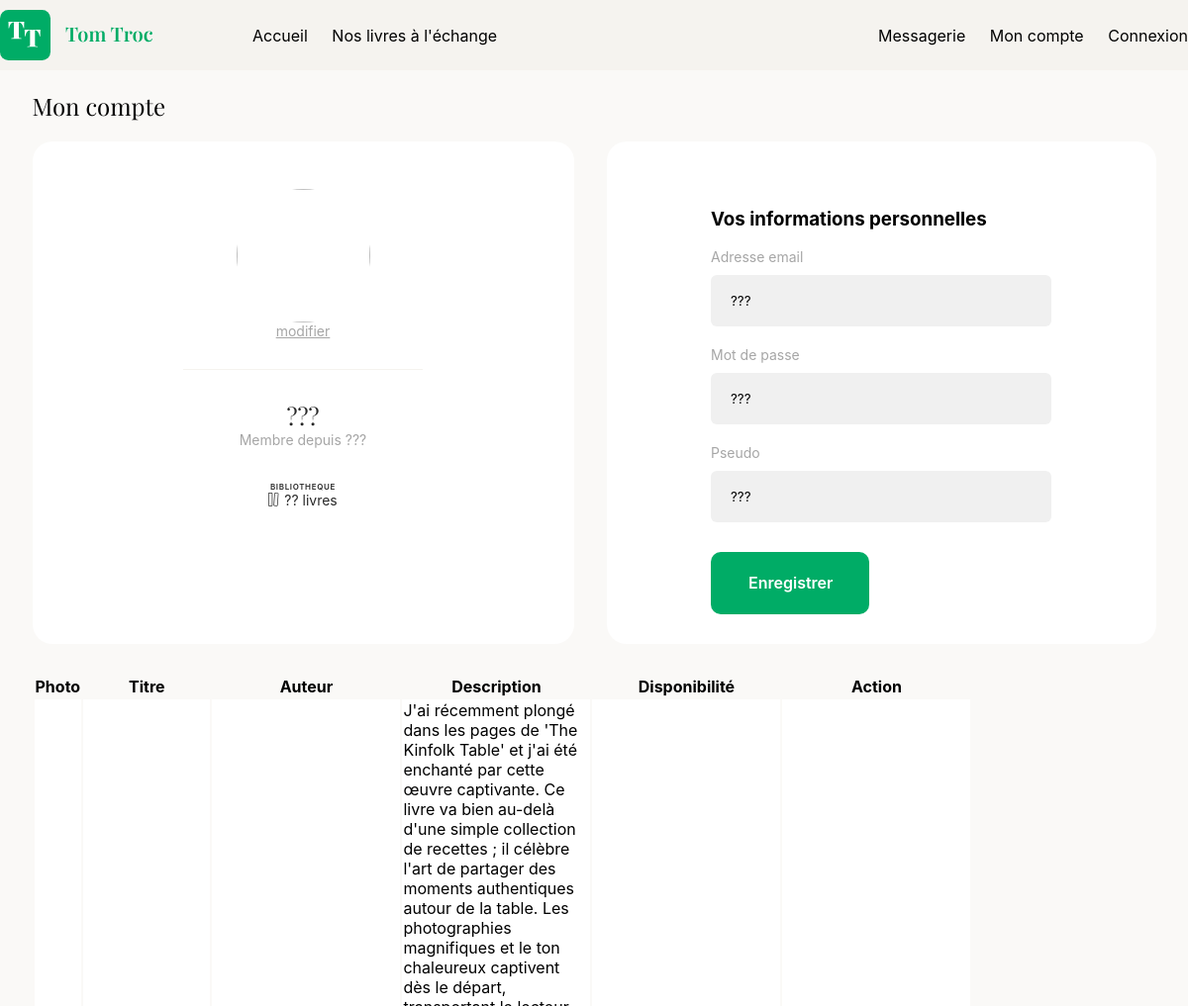
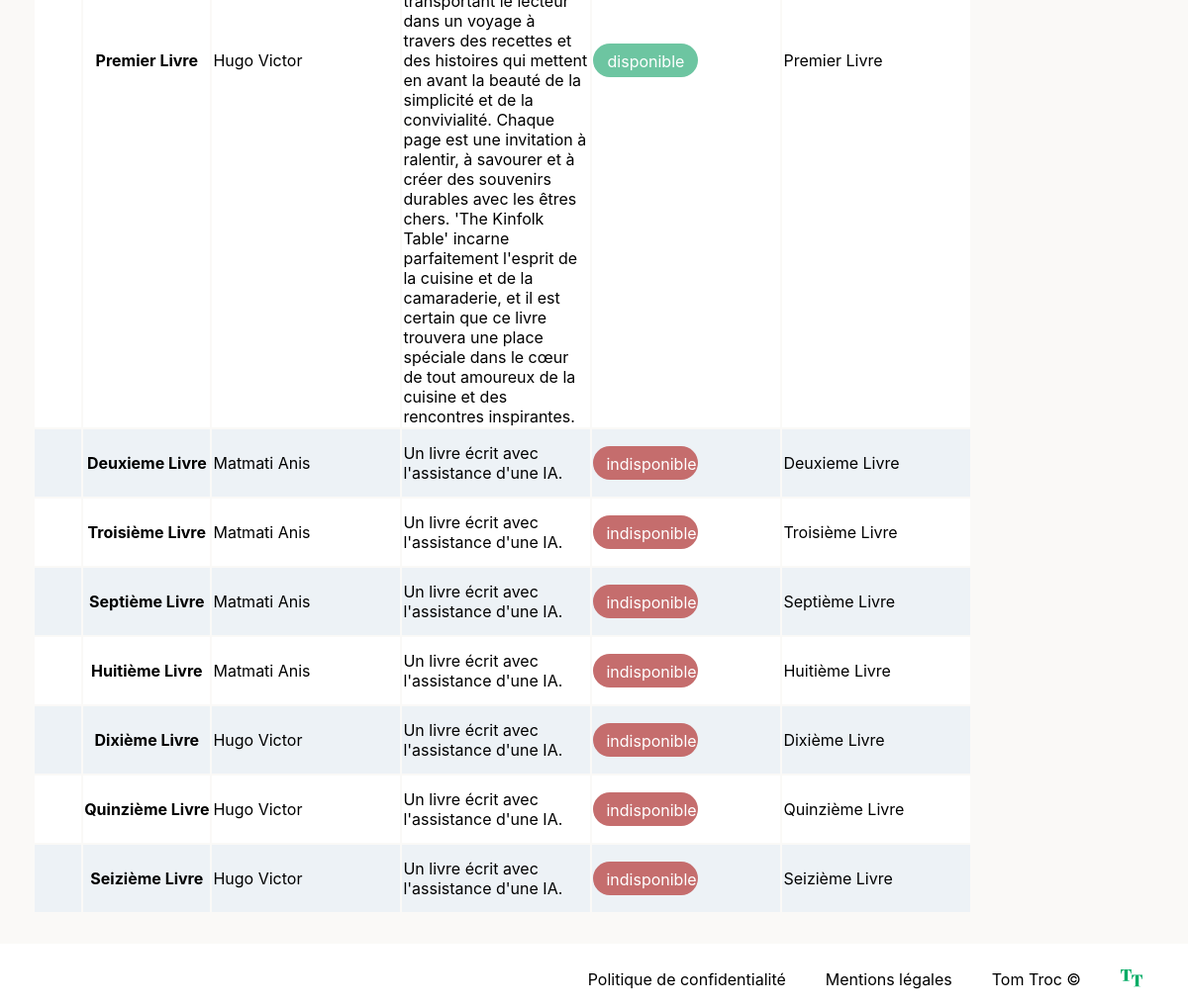
The page /index.php?action=myAccount on the database its author committed (2 pictures, top to bottom).
### tables this page shows
CREATE TABLE `book` (
  `id` int(11) NOT NULL,
  `title` varchar(255) NOT NULL,
  `image` varchar(255) DEFAULT NULL,
  `description` text NOT NULL,
  `date_creation` datetime NOT NULL,
  `author_id` int(11) DEFAULT NULL,
  `owner_id` int(11) NOT NULL,
  `availability` tinyint(1) NOT NULL
);

CREATE TABLE `author` (
  `id` int(11) NOT NULL,
  `name` varchar(255) NOT NULL,
  `forname` varchar(255) NOT NULL
);

### views/View.php (called while the page is built, shortened)
<?php
class View
{
    public function render(string $viewName, array $params = []) : void
    {
        $viewPath = $this->buildViewPath($viewName);
        $content = $this->_renderViewFromTemplate($viewPath, $params);
        require(MAIN_VIEW_PATH);
    }
    private function _renderViewFromTemplate(string $viewPath, array $params = []) : string
    {
        if (file_exists($viewPath)) {
            extract($params);
            require($viewPath);
            return ob_get_clean();
        } else {
            throw new Exception("La vue '$viewPath' est introuvable.");
        }
    }
    private function buildViewPath(string $viewName) : string
    {
        return TEMPLATE_VIEW_PATH . $viewName . '.php';
    }
}

### controllers/UserController.php (called while the page is built, shortened)
<?php
class UserController
{
    public function showMyAccountPage($public = true) : void
    {
        $booksManager = new BookManager();
        $books = $booksManager->getBooksByUserId(1);
        if (!$public){
            $view = new View("Page mon compte");
            $view->render("myAccount", ['books' => $books]);
        } else {
            $view = new View("Page publique mon compte");
            $view->render("myPublicAccount", ['books' => $books]);
        }
    }
}

### index.php (called while the page is built, shortened)
<?php
$action = Utils::request('action', 'home');
try {
    switch ($action) {
        case 'myAccount':
            $userController = new UserController();
            $userController->showMyAccountPage(false);
            break;
    }
} catch (Exception $e) {
    $errorView = new View('Erreur');
    $errorView->render('errorPage', ['errorMessage' => $e->getMessage()]);
}

### models/DBManager.php (called while the page is built, shortened)
<?php
class DBManager
{
    private static $instance;
    private $db;
    private function __construct()
    {
        $this->db = new PDO('mysql:host=' . DB_HOST . ';dbname=' . DB_NAME . ';charset=utf8', DB_USER, DB_PASS);
        $this->db->setAttribute(PDO::ATTR_ERRMODE, PDO::ERRMODE_EXCEPTION);
        $this->db->setAttribute(PDO::ATTR_DEFAULT_FETCH_MODE, PDO::FETCH_ASSOC);
    }
    public static function getInstance() : DBManager
    {
        if (!self::$instance) {
            self::$instance = new DBManager();
        }
        return self::$instance;
    }
    public function query(string $sql, ?array $params = null) : PDOStatement
    {
        if ($params == null) {
            $query = $this->db->query($sql);
        } else {
            $query = $this->db->prepare($sql);
            $query->execute($params);
        }
        return $query;
    }
}

### models/BookManager.php (called while the page is built, shortened)
<?php
class BookManager extends AbstractEntityManager
{
    public function getAuthorByBookId(int $id) : ?Author
    {
        $sql = "SELECT name, forname FROM author LEFT JOIN book ON author.id = book.author_id WHERE author.id = :id";
        $result = $this->db->query($sql, ['id' => $id]);
        $author = $result->fetch();
        if ($author) {
            return new Author($author);
        }
        return null;
    }
    public function getBooksByUserId(int $id) : array
    {
        $sql = "SELECT * FROM book WHERE book.owner_id = :id";
        $result = $this->db->query($sql, ['id' => $id]);
        $books = [];
        while ($book = $result->fetch()) {
            $author = self::getAuthorByBookId($book['author_id']);
            $newBook = new Book($book);
            $newBook->author_name = $author->name;
            $newBook->author_forname = $author->forname;
            array_push($books, $newBook);
        }
        return $books;
    }
}

### models/AbstractEntity.php (called while the page is built, shortened)
<?php
abstract class AbstractEntity
{
    protected function hydrate(array $data) : void
    {
        foreach ($data as $key => $value) {
            $method = 'set' . str_replace('_', '', ucwords($key, '_'));
        }
    }
}

### models/Book.php (called while the page is built, shortened)
<?php
 class Book extends AbstractEntity
 {
    public function setAvailability(int $availability) : void
    {
        $this->availability = $availability;
    }
    public function setTitle(string $title) : void
    {
        $this->title = $title;
    }
    public function setDescription(string $description) : void
    {
        $this->description = $description;
    }
    public function setDateCreation(string|DateTime $dateCreation, string $format = 'Y-m-d H:i:s') : void
    {
        if (is_string($dateCreation)) {
            $dateCreation = DateTime::createFromFormat($format, $dateCreation);
        }
    }
}

### models/Author.php (called while the page is built, shortened)
<?php
 class Author extends AbstractEntity
 {
    public function setName(string $name) : void
    {
        $this->name = $name;
    }
    public function setForname(string $forname) : void
    {
        $this->forname = $forname;
    }
}

### views/templates/myAccount.php (the view, shortened to what this page needs)
<section class="myAccount-section">
    <div class="myAccount-container">
        <h2>Mon compte</h2>
        <div class="user-infos">
            <div class="user-card">
                <div class="user-picture">
                    <img src="views/assets/user-image.jpg" alt="">
                    <a href="#">modifier</a>
                </div>
                <div class="user-line"></div>
                <div class="user-details">
                    <div class="user-infos-nickname">???</div>
                    <div class="user-infos-seniority">Membre depuis ???</div>
                    <div class="book-owner-label">BIBLIOTHEQUE</div>
                    <div class="user-info-totalBooks">
                        ?? livres
                    </div>
                </div>
            </div>
            <div class="user-form">
                <form action="index.php" method="post" class="">
                    <h3>Vos informations personnelles</h3>
                    <div class="registerFormGrid">
                        <label for="email">Adresse email</label>
                        <input type="text" name="email" id="email" value="???" required>
                        <label for="password">Mot de passe</label>
                        <input type="text" name="password" id="password" value="???" required>
                        <label for="nickname">Pseudo</label>
                        <input type="text" name="nickname" id="nickname" value="???" required>
                        <button class="btn btn-save">Enregistrer</button>
                    </div>
                </form>
            </div>
        </div>
        <div class="my-books">
            <table>
                <thead>
                    <tr>
                        <th scope="col">
                        <a href="#">Photo</a>
                        </th>
                        <th scope="col">Titre</th>
                        <th scope="col">Auteur</th>
                        <th scope="col">Description</th>
                        <th scope="col">Disponibilité</th>
                        <th scope="col">Action</th>
                    </tr>
                </thead>
                <tbody>
                    <?php foreach ($books as $book) { ?>
                        <tr>
                            <th scope="row"><img src="<?= $book->image ?>" height="50px" alt=""></th>
                            <th scope="row"><?= $book->title ?></th>
                            <td><?= $book->author_name . ' ' . $book->author_forname ?></td>
                            <td><?= $book->description ?></td>
                            <td>
                                <?php if($book->availability) {
                                    echo '<p class="badge_available">disponible</p>';
                                } else {
                                    echo '<p class="badge_unavailable">indisponible</p>';
                                }
                                ?>
                            </td>
                            <td><?= $book->title ?></td>
                        </tr>
                    <?php } ?>
                </tbody>
            </table>
        </div>
    </div>
</section>

### views/templates/main.php (shortened to what this page needs)
<!DOCTYPE html>
<html lang="fr">
<head>
    <link rel="stylesheet" href="./css/style.css">
</head>
<body>
<div class="container">
    <header>
        <nav>
            <img src="views/assets/logo.svg" alt="logo TomTroc" height="51" width="155" />
            <div class="menu">
                <div class="menu-left-side">
                    <a href="index.php">Accueil</a>
                    <a href="index.php?action=ourBooks">Nos livres à l'échange</a>
                </div>
                <div class="menu-right-side">
                    <a href="#">Messagerie</a>
                    <a href="index.php?action=myAccount">Mon compte</a>
                    <a href="index.php?action=showLogInPage">Connexion</a>
                </div>
            </div>
        </nav>
    </header>
    <main>
        <?= $content  ?>
    </main>
    <footer>
        <ul>
            <li>Politique de confidentialité</li>
            <li>Mentions légales</li>
            <li>Tom Troc ©</li>
            <li>
            </li>
        </ul>
    </footer>
</div>
</body>
</html>

### css/style.css (style rules this page uses)
* { font-family: Inter; }
section { width: 100%; }
footer { width: 100%; background-color: white; }
footer ul { display: flex; justify-content: end; list-style: none; padding-right: 46px; }
footer li { padding-left: 40px; }
a { text-decoration: none; color: unset; }
h2 { font-family: Playfair Display; font-weight: 400; }
body { margin: unset; }
.container { display: flex; flex-direction: column; justify-content: center; align-items: center; }
header { display: flex; justify-content: center; background-color: #F5F3EF; padding-top: 10px; }
main, header { width: 100%; padding-bottom: 10px; }
nav { display: flex; align-items: center; justify-content: center; width: 1440px; }
.menu { display: flex; justify-content: space-between; padding-left: 80px; width: 100%; }
.menu a { margin-left: 20px; }
.btn { padding: 22px 38px 22px 38px; color: white; background-color: #00AC66; border: none; border-radius: 10px; font-size: 16px; font-weight: 600; line-height: 19.36px; text-align: center; cursor: pointer; }
.book-description-label, .book-owner-label { color: var(--Gris-fonc, #292929); font-family: Inter; font-size: 8px; font-weight: 600; letter-spacing: 0.64px; padding-top: 34px; }
.registerFormGrid { display: flex; flex-direction: column; }
.registerFormGrid label { color: var(--Gris-texte, #A6A6A6); font-family: Inter; font-size: 14px; font-style: normal; font-weight: 400; line-height: normal; }
.registerFormGrid input { width: 322px; height: 50px; border-radius: 6px; margin-top: 10px; margin-bottom: 20px; border: unset; background-color: #FFF; }
.myAccount-section { display: flex; justify-content: center; background-color: #FAF9F7; }
.myAccount-container { width: 1135px; }
.user-infos { display: flex; justify-content: space-between; margin-bottom: 30px; }
.user-card { width: 547px; border-radius: 20px; background-color: white;display: flex; display: flex; flex-direction: column; align-items: center; }
.user-picture { padding-top: 48px; display: flex; flex-direction: column; align-items: center; }
.user-picture a { color: #A6A6A6; font-family: Inter; font-size: 14px; font-weight: 400; text-decoration-line: underline; }
.user-picture img { width: 135px; height: 135px; border-radius: 50%; }
.user-line { height: 1px; width: 242px; background: #F5F3EF; margin: 30px 0; }
.user-details { display: flex; flex-direction: column; align-items: center; }
.user-infos-nickname { color: #292929; font-family: "Playfair Display"; font-size: 24px; font-weight: 400; }
.user-infos-seniority { color: #A6A6A6; text-align: center; font-family: Inter; font-size: 14px; font-weight: 400; }
.user-info-totalBooks { color: #292929; text-align: center; font-family: Inter; font-size: 14px; font-weight: 400; display: flex; align-items: center; }
.user-info-totalBooks svg { margin-right: 5px; }
.user-form { width: 555px; display: flex; justify-content: center; border-radius: 20px; background-color: white; padding-top: 48px; padding-bottom: 30px; }
.user-form input { background-color: #F0F0F0; padding-left: 20px; }
.btn-save { margin-top: 10px; width: 160px; height: 63px; font-size: 16px; }
.badge_available { background-color: #6DC5A1; }
.badge_unavailable { background-color: #C56D6D; }
.badge_available, .badge_unavailable { text-align: center; width: 80px; height: 18px; padding: 8px 13px; gap: 7px; border-radius: 29px; color: #FFFFFF; }
.my-books { margin-bottom: 30px; }
tbody tr td { width: 188px; height: 32px; }
tbody tr:nth-child(even) { background: #EDF2F6; }
tbody tr:nth-child(odd) { background: #FFF; }

### rows shown on the page
book: title "Premier Livre", author.name "Hugo", author.forname "Victor", description "J'ai récemment plongé dans les pages de 'The Kinfolk Table' et j'ai été enchanté par cette œuvre captivante. Ce livre va bien au-delà d'une simple collection de recettes ; il célèbre l'art de partager des moments authentiques autour de la table. Les photographies magnifiques et le ton chaleureux captivent dès le départ, transportant le lecteur dans un voyage à travers des recettes et des histoires qui mettent en avant la beauté de la simplicité et de la convivialité. Chaque page est une invitation à ralentir, à savourer et à créer des souvenirs durables avec les êtres chers. 'The Kinfolk Table' incarne parfaitement l'esprit de la cuisine et de la camaraderie, et il est certain que ce livre…", availability "disponible"
book: title "Deuxieme Livre", author.name "Matmati", author.forname "Anis", description "Un livre écrit avec l'assistance d'une IA.", availability "indisponible"
book: title "Troisième Livre", author.name "Matmati", author.forname "Anis", description "Un livre écrit avec l'assistance d'une IA.", availability "indisponible"
book: title "Septième Livre", author.name "Matmati", author.forname "Anis", description "Un livre écrit avec l'assistance d'une IA.", availability "indisponible"
book: title "Huitième Livre", author.name "Matmati", author.forname "Anis", description "Un livre écrit avec l'assistance d'une IA.", availability "indisponible"
book: title "Dixième Livre", author.name "Hugo", author.forname "Victor", description "Un livre écrit avec l'assistance d'une IA.", availability "indisponible"
book: title "Quinzième Livre", author.name "Hugo", author.forname "Victor", description "Un livre écrit avec l'assistance d'une IA.", availability "indisponible"
book: title "Seizième Livre", author.name "Hugo", author.forname "Victor", description "Un livre écrit avec l'assistance d'une IA.", availability "indisponible"
